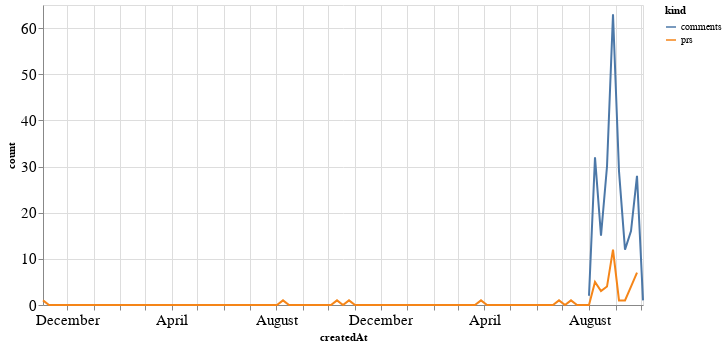

The notebook cell this image was saved under:
### Code cell
alt.Chart(total_time, width=600).mark_line().encode(
    x='createdAt',
    y='count',
    color='kind'
)

### Figure 1 — Vega-Lite specification as saved in the notebook (floating-point values rounded to 4 significant figures; data arrays with more than 128 entries replaced by an {"elided": "..."} marker saying what was removed)
{"config": {"axisLeft": {"labelFontSize": 15}, "axisBottom": {"labelFontSize": 15}}, "data": {"name": "data-584a9fabc0c383597a198463fa37ceb4"}, "mark": "line", "encoding": {"color": {"type": "nominal", "field": "kind"}, "x": {"type": "temporal", "field": "createdAt"}, "y": {"type": "quantitative", "field": "count"}}, "width": 600, "$schema": "https://vega.github.io/schema/vega-lite/v4.8.1.json", "datasets": {"data-584a9fabc0c383597a198463fa37ceb4": {"elided": "202 records"}}}
